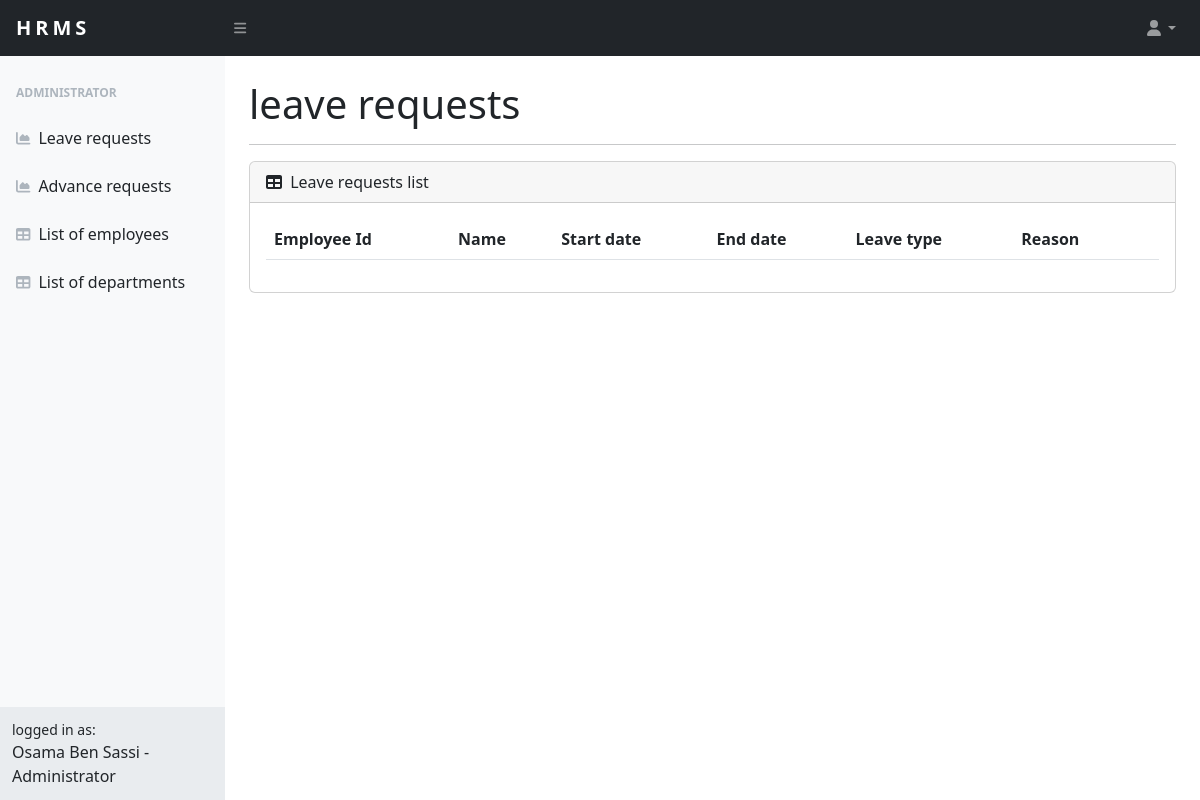
/admin/manage_leave (signed in), run on an earlier commit of the app's database.
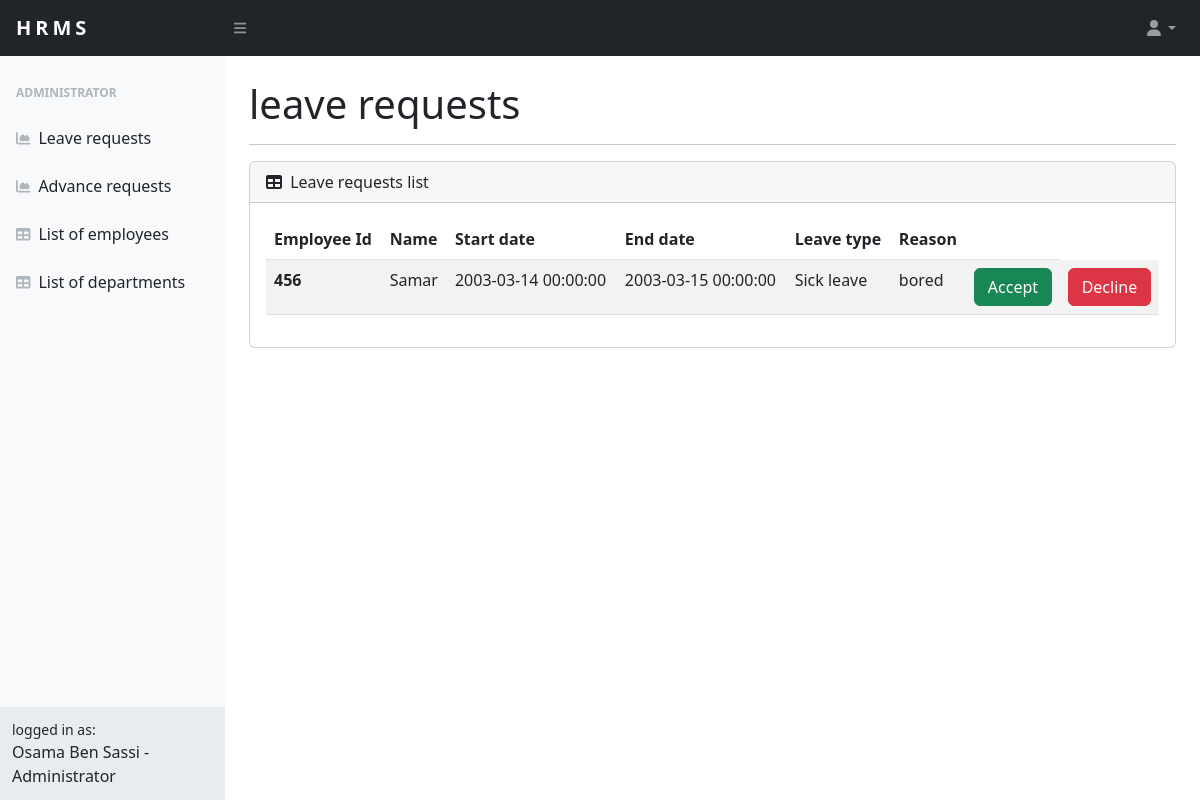
And on a later commit of the database.
### src/models.py (models this page shows, shortened)
class demande_conge(db.Model):
    employee_id = db.Column(db.Integer,primary_key=True)
    type_conge = db.Column(db.String)
    date_deb = db.Column(db.DateTime)
    date_fin = db.Column(db.DateTime)
    motif = db.Column(db.String)
    status = db.Column(db.Boolean)

class User(UserMixin,db.Model):
    employee_id = db.Column(db.Integer,primary_key=True)
    first_name = db.Column(db.String(20))
    last_name = db.Column(db.String(20))
    email = db.Column(db.String(100), unique=True)
    password = db.Column(db.String(100))
    dep_name = db.Column(db.Integer,db.ForeignKey('departements.name')) #foreign key
    address = db.Column(db.String(100))
    phone = db.Column(db.Integer)
    salaire = db.Column(db.Integer)
    is_admin = db.Column(db.Boolean)

### src/admin/routes.py (the view)
@admin.route("/manage_leave",methods=['POST','GET'])
@login_required
def manage_leave():
    result = AdminOnly()
    if result == False:
        return redirect(url_for('home.home'))
    if request.method == 'POST':
        employee_id = request.form["employee_id"]
        conge = demande_conge.query.filter_by(employee_id=employee_id).first()
        if request.form['submit_b'] == "Accept":
            conge.status = 1
            flash("Leave requst is accepted")
        if request.form['submit_b'] == 'Decline':
            conge.status = 0
            flash("Leave request is declined")
        db.session.commit()
        return redirect(url_for('admin.manage_leave'))
    else:
        fullname,role = fullname_role() # fix: store this in the session instance.
        result = demande_conge.query.all()
        print(result)
        leave_list = []
        for leave in result:
            leave_list.append({'employee_id':leave.employee_id,'firstname':User.query.filter_by(employee_id=leave.employee_id).first().first_name,'type':leave.type_conge,'start_date':leave.date_deb,'end_date':leave.date_fin,'reason':leave.motif})
        return render_template('admin/manage_leave.html',fullname = fullname,role=role,leave_list=leave_list)

### src/admin/modules.py (called while the page is built)
def AdminOnly():
    employee_id = current_user.employee_id
    if current_user.is_admin == 0:
        flash("Administrative access only")
    return True if current_user.is_admin == 1 else False

def fullname_role():
    fullname = current_user.first_name + " " + current_user.last_name
    is_admin = 'Administrator' if current_user.is_admin == 1 else 'Employee'
    return (fullname,is_admin)

### src/app.py (called while the page is built)
@login_manager.user_loader
def load_user(user_id):
    return User.query.get(int(user_id))

### src/templates/admin/manage_leave.html (shortened to what this page needs)
{% extends "base.html" %}
{% block content %}
<div id="layoutSidenav_content">
    <main>
        <div class="container-fluid px-4">
<h1 class="mt-4">leave requests</h1><hr>
<div class="card mb-4">
    <div class="card-header">
        <i class="fas fa-table me-1"></i>
        Leave requests list
    </div>
    <div class="card-body">
        <table class="table table-striped">
            <thead>
              <tr>
                <th scope="col">Employee Id</th>
                <th scope="col">Name</th>
                <th scope="col">Start date</th>
                <th scope="col">End date</th>
                <th scope="col">Leave type</th>
                <th scope="col">Reason</th>
                <th scope="col"></th>
              </tr>
            </thead>
            <tbody>
              {% for leave in leave_list %}
              <form action="#" method="POST">
                <tr>
                  <th scope="row"><input type="hidden" name="employee_id" value="{{ leave['employee_id'] }}"/>{{ leave['employee_id'] }}</th>
                  <td>{{ leave['firstname'] }}</td>
                  <td>{{ leave['start_date'] }}</td>
                  <td>{{ leave['end_date'] }}</td>
                  <td>{{ leave['type'] }}</td>
                  <td>{{ leave['reason'] }}</td>
                  <td><input type="submit" name="submit_b" value="Accept" class="btn btn-success" style="width:100%"/></td>
                  <td><input type="submit" name="submit_b" value="Decline"  class="btn btn-danger" style="width:100%"/></td>
                </tr>
              </form>
              {% endfor %}
            </tbody>
          </table>
    </div>
</div>
</div>
</main>
{% endblock content %}

### src/templates/base.html (shortened to what this page needs)
<!DOCTYPE html>
<html lang="en">
    <head>
        <link href="https://cdn.jsdelivr.net/npm/simple-datatables@7.1.2/dist/style.min.css" rel="stylesheet" />
        <link href="/static/css/styles.css" rel="stylesheet" />
    </head>
    <body class="sb-nav-fixed">
        <nav class="sb-topnav navbar navbar-expand navbar-dark bg-dark">
            <a class="navbar-brand ps-3" href="{{url_for('home.home')}}" style="letter-spacing: 4px;"><b>HRMS</b></a>
            <button class="btn btn-link btn-sm order-1 order-lg-0 me-4 me-lg-0" id="sidebarToggle" href="#!"><i class="fas fa-bars"></i></button>
            <ul class="navbar-nav d-none d-md-inline-block form-inline ms-auto me-0 me-md-3 my-2 my-md-0">
                <li class="nav-item dropdown">
                    <a class="nav-link dropdown-toggle" id="navbarDropdown" href="#" role="button" data-bs-toggle="dropdown" aria-expanded="false"><i class="fas fa-user fa-fw"></i></a>
                </li>
            </ul>
        </nav>
        <div id="layoutSidenav">
            <div id="layoutSidenav_nav">
                <nav class="sb-sidenav accordion sb-sidenav-light" id="sidenavAccordion">
                    <div class="sb-sidenav-menu">
                        <div class="nav">
                            {% if current_user.is_admin == 0: %}
                                <div class="sb-sidenav-menu-heading"><b>Employee</b></div>
                                <a class="nav-link" href="{{url_for('user.request_leave')}}">
                                    <div class="sb-nav-link-icon"><i class="fas fa-tachometer-alt"></i></div>
                                    Leave request
                                </a>
                                <a class="nav-link" href="{{url_for('user.request_advance')}}">
                                    <div class="sb-nav-link-icon"><i class="fas fa-tachometer-alt"></i></div>
                                    Salary advance request
                                </a>
                                <a class="nav-link" href="{{url_for('user.follow_up')}}">
                                    <div class="sb-nav-link-icon"><i class="fas fa-tachometer-alt"></i></div>
                                    Follow-up of your requests
                                </a>
                            {% else: %}
                                <div class="sb-sidenav-menu-heading"><b>Administrator</b></div>
                                <a class="nav-link" href="{{url_for('admin.manage_leave')}}">
                                    <div class="sb-nav-link-icon"><i class="fas fa-chart-area"></i></div>
                                    Leave requests
                                </a>
                                <a class="nav-link" href="{{url_for('admin.manage_advances')}}">
                                    <div class="sb-nav-link-icon"><i class="fas fa-chart-area"></i></div>
                                    Advance requests
                                </a>
                                <a class="nav-link" href="{{url_for('admin.list_employees')}}">
                                    <div class="sb-nav-link-icon"><i class="fas fa-table"></i></div>
                                    List of employees
                                </a>
                                <a class="nav-link" href="{{url_for('admin.list_dep')}}">
                                    <div class="sb-nav-link-icon"><i class="fas fa-table"></i></div>
                                    List of departments
                                </a>
                            {% endif %}
                        </div>
                    </div>
                    <div class="sb-sidenav-footer">
                        <div class="small">logged in as:</div>
                        {{ fullname }} - {{ role }}
                    </div>
                </nav>
            </div>
        {% block content %}{% endblock content %}
    </body>
</html>

What changed in the data, as far as the page shows it:
added demande_conge: employee_id "456", start_date "2003-03-14 00:00:00", end_date "2003-03-15 00:00:00", type "Sick leave", reason "bored"
added User: firstname "Samar"
Also different on the page:
new list line: "Accept Decline"
